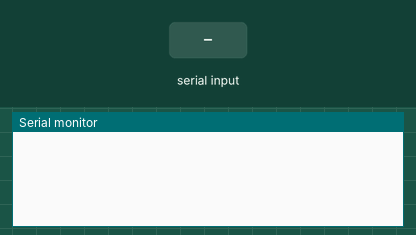
This sketch was run on a simulated ESP8266 (NodeMCU). Shown: the last lines printed to the serial monitor. Inputs (shaded band) come from the test bench. WiFi joins after 1.5 s; servers stay silent unless stated.

Above: at 2.7 s.
2.8 s: "SpO2: \n" received over Serial
At 4.6 s:
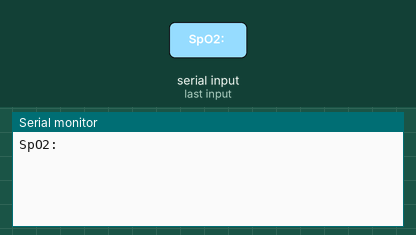
6.0 s: "90/45/200\n" received over Serial
At 7.1 s:
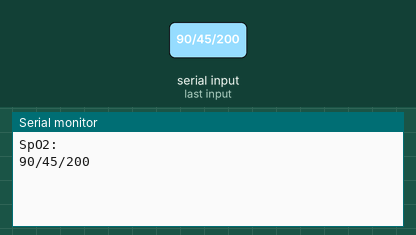
9.2 s: "90/45\n" received over Serial
At 12.0 s:
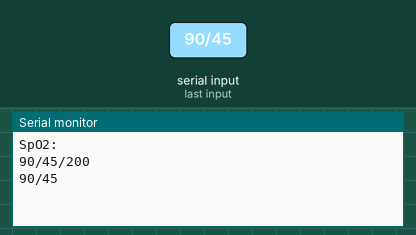
12.8 s: "5\n" received over Serial
At 14.5 s:
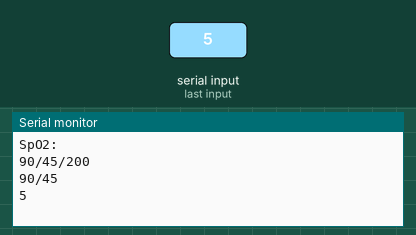

Measured:
- after the input at 2.8 s, the serial monitor: prints a new line after 1.2 s (image 1)
- after the input at 6.0 s, the serial monitor: prints a new line after 0.40 s (image 2)
- after the input at 9.2 s, the serial monitor: prints a new line after 2.1 s (image 3)
- after the input at 12.8 s, the serial monitor: prints a new line after 0.95 s (image 4)

The sketch:

try.ino
```cpp
// (licence header left out)
// FirebaseDemo_ESP8266 is a sample that demo the different functions
// of the FirebaseArduino API.

#include <ESP8266WiFi.h>
#include <FirebaseArduino.h>

// Set these to run example.
#define FIREBASE_HOST "nodetest-66e6e-default-rtdb.asia-southeast1.firebasedatabase.app"
#define FIREBASE_AUTH "eWojpmCZJD4nLK6P8B9pHlSUrA55d3tXwkAWLUT5"
#define WIFI_SSID "pillow-share"
#define WIFI_PASSWORD "lollollollol"


// SPO2 stuff
float heart_rate;
float heart_rate_ecg;
float spO2, received;
int ir;
float sp, hr, hr_ecg;
int zeroComma = 0, firstComma = 0, secondComma = 0, thirdComma = 0;
String ox, hrate, hrate_ecg, data;


void setup() {
  Serial.begin(115200);

  // connect to wifi.
  WiFi.begin(WIFI_SSID, WIFI_PASSWORD);
  // Serial.print("connecting");
  while (WiFi.status() != WL_CONNECTED) {
    // Serial.print(".");
    delay(500);
  }
  // Serial.println();
  // Serial.print("connected: ");
  // Serial.println(WiFi.localIP());

  Firebase.begin(FIREBASE_HOST, FIREBASE_AUTH);
}

int check_count = 0;

void loop() {

  // Spo2 Stuff
  if (Serial.available()) {
    data = Serial.readStringUntil('\n');
    Serial.println(data);
  }
  //  firstComma = data.indexOf(',');
  zeroComma = data.indexOf('/');
  firstComma = data.indexOf(',');
  secondComma = data.indexOf(':');
  thirdComma = data.indexOf(';');
  /*Serial.println(firstComma);
   // Serial.println(secondComma);
   // Serial.println(thirdComma);*/
  ox = data.substring((zeroComma + 1), firstComma);
  hrate = data.substring((firstComma + 1), (secondComma));
  hrate_ecg = data.substring((secondComma + 1), thirdComma);
  /*Serial.println("The first reading of " + data + " is " + ox);
   // Serial.println("The second reading of " + data + " is " + hrate);
   // Serial.println("The third reading of " + data + " is " + hrate_ecg);*/
  char bufsp[ox.length()];
  char bufhr[hrate.length()];
  char bufhr_ecg[hrate_ecg.length()];
  ox.toCharArray(bufsp, ox.length() + 1);
  hrate.toCharArray(bufhr, hrate.length() + 1);
  hrate_ecg.toCharArray(bufhr_ecg, hrate_ecg.length() + 1);
  sp = atof(bufsp);
  hr = atof(bufhr);
  hr_ecg = atof(bufhr_ecg);
  /*Serial.println(sp);
   // Serial.println(hr);
   // Serial.println(hr_ecg);*/
  if ((sp > 0)) {

    spO2 = sp;
  }
  if (hr > 0) {
    heart_rate = hr;
  }
  if (hr_ecg > 0) {
    heart_rate_ecg = hr_ecg;
  }


  // FIREBASE STUFF


  // Firebase.setString("message", "Measuring");
  // // handle error
  // if (Firebase.failed()) {
  //   // Serial.print("setting /message failed:");
  //   // Serial.println(Firebase.error());
  //   return;
  // }


  // set value
  Firebase.setFloat("NITxxx40/SpO2", spO2);
  // handle error
  if (Firebase.failed()) {
    // Serial.print("setting /number failed:");
    // Serial.println(Firebase.error());
    return;
  }
  Firebase.setFloat("NITxxx40/Heart Rate", heart_rate);
  // handle error
  if (Firebase.failed()) {
    // Serial.print("setting /number failed:");
    // Serial.println(Firebase.error());
    return;
  }
  Firebase.setFloat("NITxxx40/Heart Rate ECG", heart_rate_ecg);
  // handle error
  if (Firebase.failed()) {
    // Serial.print("setting /number failed:");
    // Serial.println(Firebase.error());
    return;
  }


  // get value
  //Serial.print("SpO2: ");
  //Serial.println(Firebase.getFloat("SpO2"));
  //delay(1000);

  // update value
  //Firebase.setFloat("SpO2", spO2);
  // handle error
  //if (Firebase.failed()) {
  // Serial.print("Connection to firebase failed");
  // Serial.println(Firebase.error());
  //return;
  //}
  //  delay(2000);

  // remove value
  //Firebase.remove("number");
  //delay(1000);


  // set bool value
  //Firebase.setBool("truth", false);
  // handle error
  //if (Firebase.failed()) {
  //   // Serial.print("setting /truth failed:");
  //   // Serial.println(Firebase.error());
  //    return;
  //}
  //delay(1000);

  // append a new value to /logs
  // if (spO2 > 0) {
  //   String name = Firebase.pushFloat("SpO2 values", spO2);


  //   if (Firebase.failed()) {
  //     // Serial.print("pushing /SpO2 values failed:");
  //     // Serial.println(Firebase.error());
  //     return;
  //   }
  // }
  // Serial.print("pushed: /SpO2 values/");
  // Serial.println(name);
  // delay(1000);
  delay(2000);
}
```
